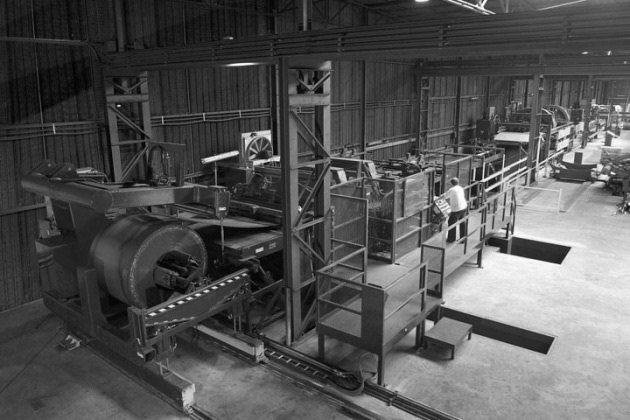
%> input picture Edge Detection/factory.jpg, 630 x 420 px
$ octave main.m   (GNU Octave 9; MATLAB toolbox functions it lacks are replaced by stand-ins)
%> lines starting %> are read from the running program, lines starting %| are printed output that depends on the picture; in (x1, y1, x2, y2) boxes, pixels count from 0 and x2, y2 are one past the last pixel; in counts of white or black regions, pixels touching at a corner belong together; the program's own positions count from 1
### Edge Detection/prewitt.m
function [a,b,c]=prewitt(img)
    mask1=[-1 -1 -1; 0 0 0; 1 1 1];
    mask2=[-1 0 1; -1 0 1; -1 0 1];
    mask3=[0 1 1; -1 0 1; -1 -1 0];
    mask4=[-1 -1 0; -1 0 1; 0 1 1];
    y = conv2(img, mask1, 'same');
    x = conv2(img, mask2, 'same');
    z = conv2(img, mask3, 'same');
    w = conv2(img, mask4, 'same');

    a=zeros(420,630);
    l=0;
    s=0;
    for i=1:420
        for j=1:630
            if (x(i,j)>=y(i,j))&&(x(i,j)>=z(i,j))&&(x(i,j)>=w(i,j))&&(x(i,j)>25)
                a(i,j)=x(i,j);
                s=s+a(i,j);
                l=l+1;
            elseif (y(i,j)>=x(i,j))&&(y(i,j)>=z(i,j))&&(y(i,j)>=w(i,j))&&(y(i,j)>25)
                a(i,j)=y(i,j);
                s=s+a(i,j);
                l=l+1;
            elseif (z(i,j)>=x(i,j))&&(z(i,j)>=y(i,j))&&(z(i,j)>=w(i,j))&&(z(i,j)>25)
                a(i,j)=z(i,j);
                s=s+a(i,j);
                l=l+1;
            elseif (w(i,j)>=x(i,j))&&(w(i,j)>=y(i,j))&&(w(i,j)>=z(i,j))&&(w(i,j)>25)
                a(i,j)=w(i,j);
                s=s+a(i,j);
                l=l+1;
            else
                a(i,j)=0;
            end
        end
    end
    s=s/l;
    b=a;
    c=a;
    %фп рбйснпхме брп фп йуфьгсбммб кьвпнфбт брь фп 2п кпммЬфй кбй кЬфщ
    th = b < 142;
    b(th) = 0;
    th2 = c < s;%katwfli
    c(th2) = 0;
end

### Edge Detection/sobel.m
function [a,b,c]=sobel(img)
    mask1 = [-1 0 1 ; -2 0 2; -1 0 1];
    mask2 = [-1 -2 -1; 0 0 0; 1 2 1];
    mask3 = [0 1 2; -1 0 1; -2 -1 0];
    mask4 = [-2 -1 0; -1 0 1; 0 1 2];

    y = conv2(img, mask1, 'same');
    x = conv2(img, mask2, 'same');
    z = conv2(img, mask3, 'same');
    w = conv2(img, mask4, 'same');

    a=zeros(420,630);
    l=0;
    s=0;
    for i=1:420
        for j=1:630
            if (x(i,j)>=y(i,j))&&(x(i,j)>=z(i,j))&&(x(i,j)>=w(i,j))&&(x(i,j)>25)
                a(i,j)=x(i,j);
                s=s+a(i,j);
                l=l+1;
            elseif (y(i,j)>=x(i,j))&&(y(i,j)>=z(i,j))&&(y(i,j)>=w(i,j))&&(y(i,j)>25)
                a(i,j)=y(i,j);
                s=s+a(i,j);
                l=l+1;
            elseif (z(i,j)>=x(i,j))&&(z(i,j)>=y(i,j))&&(z(i,j)>=w(i,j))&&(z(i,j)>25)
                a(i,j)=z(i,j);
                s=s+a(i,j);
                l=l+1;
            elseif (w(i,j)>=x(i,j))&&(w(i,j)>=y(i,j))&&(w(i,j)>=z(i,j))&&(w(i,j)>25)
                a(i,j)=w(i,j);
                s=s+a(i,j);
                l=l+1;
            else
                a(i,j)=0;
            end
        end
    end
    s=s/l;
    b=a;
    c=a;
    th = b < 190;
    b(th) = 0;
    th1 = c < s;
    c(th1) = 0;
end

### Edge Detection/main.m
clc;
clear all;
close all;

img=imread('factory.jpg');
%> img is the input picture: size 420x630x3 uint8; min 0, max 255, mean 84.2
img = rgb2gray(img);
%> img: size 420x630 uint8
imshow(img);
figure
img = double (img);
%> img: size 420x630 double
%Prewitt Masks
[a,b,c]=prewitt(img);
%> in prewitt, `z = conv2(img, mask3, 'same');`:
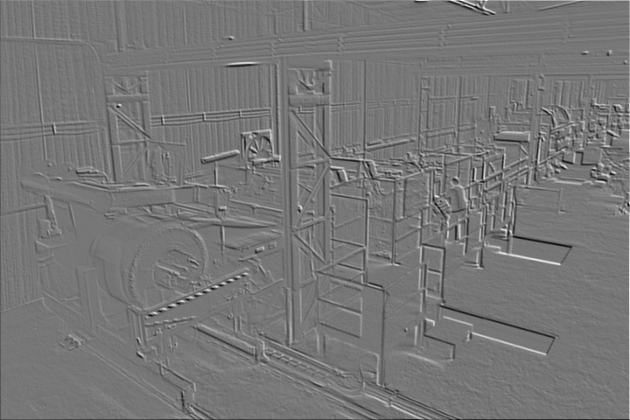
%> z: size 420x630 double; min -497, max 567, mean -0.1; drawn with min black and max white
%> in prewitt, `w = conv2(img, mask4, 'same');`:
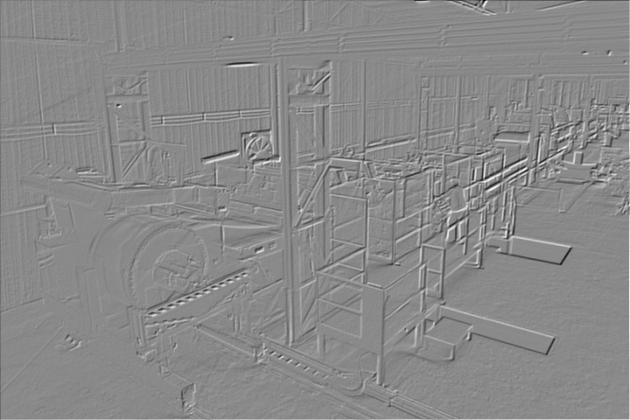
%> w: size 420x630 double; min -654, max 556, mean -0.6; drawn with min black and max white
%> after the loop in prewitt, `for i=1:420`:
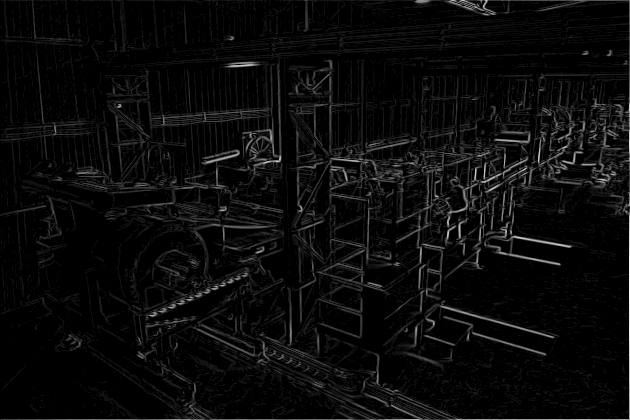
%> a: size 420x630 double; min 0, max 709, mean 29.9; drawn with min black and max white
%> after the loop in prewitt, `for i=1:420`: l = 93229; s = 7920028
%> in prewitt, `s=s/l;`: s = 84.95
%> in prewitt, `th = b < 142;`:
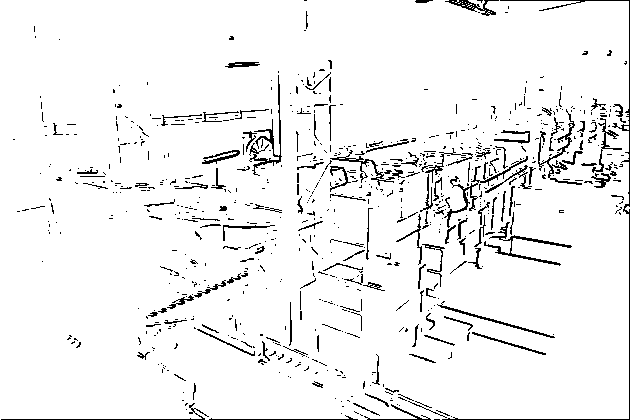
%> th: size 420x630 logical; 94.6% white; black in thin lines or dots
%> in prewitt, `th2 = c < s;`: th2: size 420x630 logical; 89.1% white; black in thin lines or dots
subplot(221);
imshow(a);
title('Masks');
subplot(222);
imshow(b);
title('Threshold from Hist');
subplot(223);
imshow(c);
title('Threshold from Average');
ed=edge(img,'prewitt');
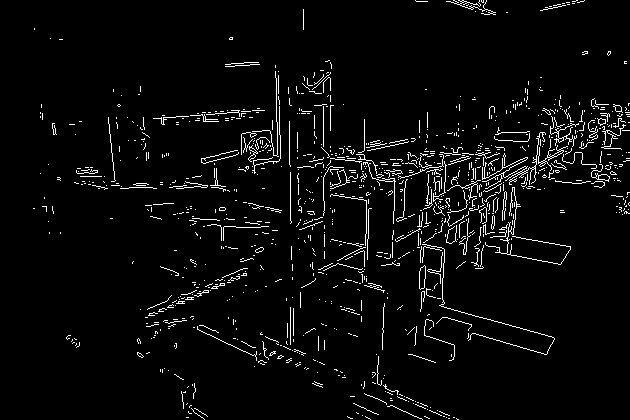
%> ed: size 420x630 logical; 4% white in thin lines or dots
subplot(224);
imshow(ed);
title('Matlab');
suptitle('Prewitt')
figure

%Sobel Masks
[a1,b1,c1]=sobel(img);
%> after the loop in sobel, `for i=1:420`: l = 119796; s = 11887355
%> in sobel, `s=s/l;`: s = 99.23
%> in sobel, `th = b < 190;`: th: size 420x630 logical; 94.2% white; black in thin lines or dots
%> in sobel, `th1 = c < s;`: th1: size 420x630 logical; 86.7% white; black in thin lines or dots
subplot(221);
imshow(a1);
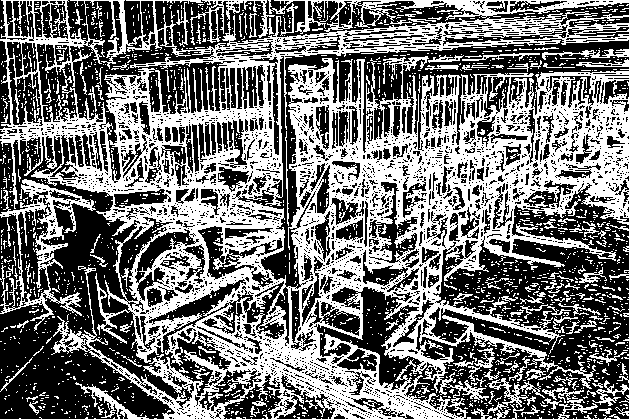
%> displayed picture: size 420x630, on the screen's scale of 0 to 255; 45.3% white; 1984 white regions (1846 under 20 px), largest, box (x1, y1, x2, y2) and area: (0, 0, 630, 420) 103488, (0, 179, 96, 331) 3087, (190, 0, 275, 43) 720
title('Mask');
subplot(222);
imshow(b1);
title('Threshold from Hist');
subplot(223);
imshow(c1);
title('Threshold from Average');
ed=edge(img,'Sobel');
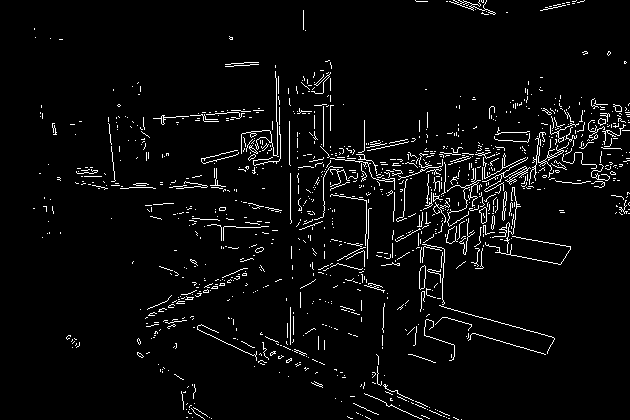
%> ed: size 420x630 logical; 4% white in thin lines or dots
subplot(224);
imshow(ed);
title('Sobel Matlab');
suptitle('Sobel')

% [4 lines of commented-out code are left out]
